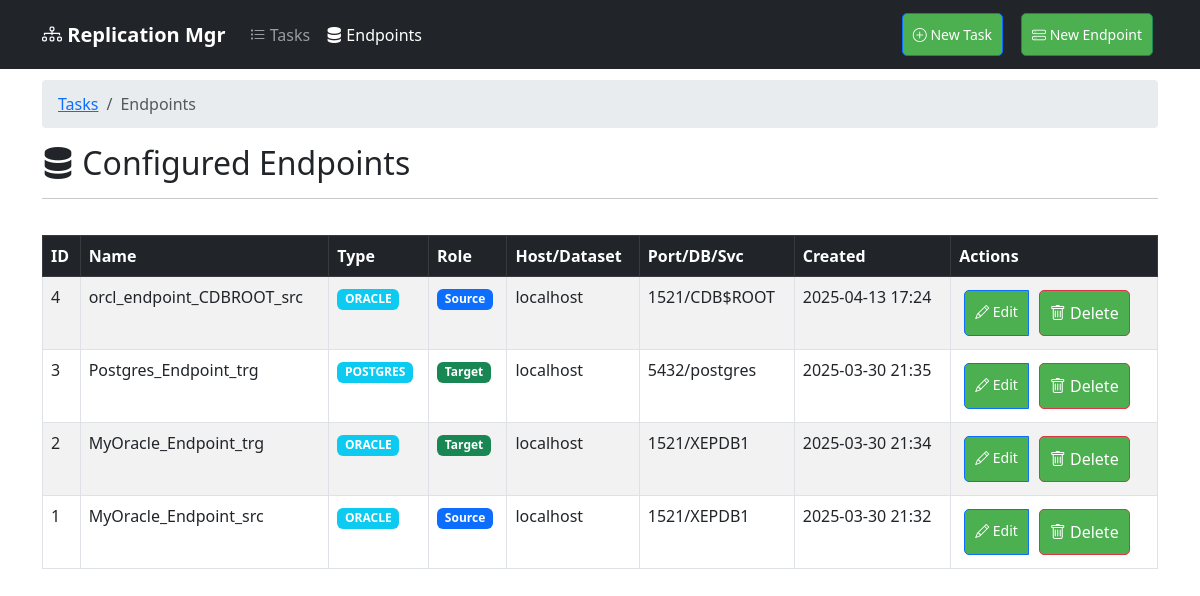
The app's page /endpoints, older data.
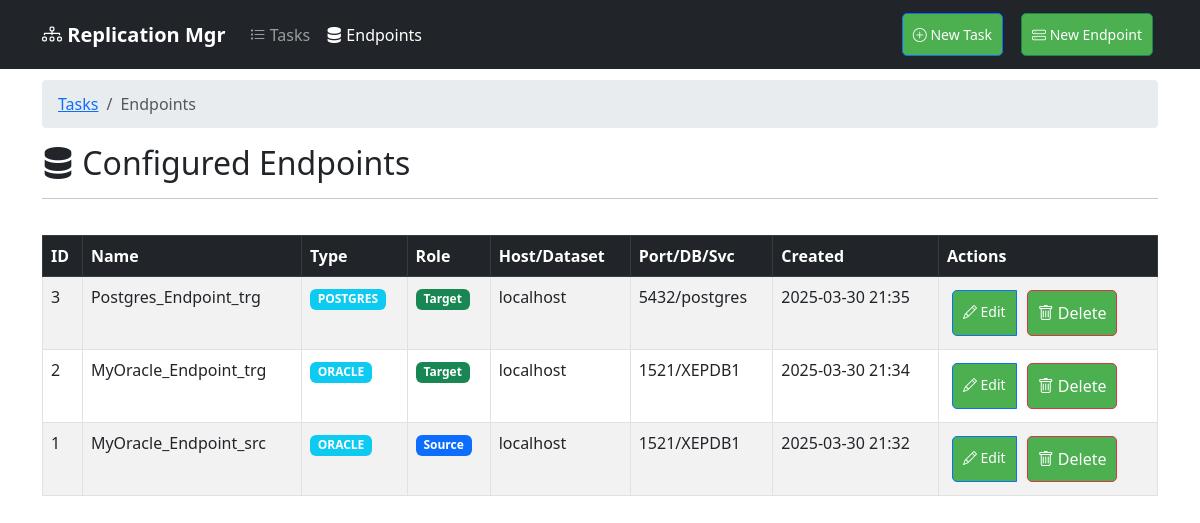
The same page, newer data.
### app/models/endpoint.py (models this page shows, shortened)
class Endpoint(db.Model):
    id = db.Column(db.Integer, primary_key=True)
    name = db.Column(db.String(100), nullable=False)
    type = db.Column(db.String(20), nullable=False)  # oracle, mysql, bigquery
    username = db.Column(db.String(100), nullable=False)
    password = db.Column(db.String(100), nullable=False)
    host = db.Column(db.String(100))  # For oracle/mysql
    port = db.Column(db.Integer)  # For oracle/mysql
    service_name = db.Column(db.String(100))  # For oracle
    dataset = db.Column(db.String(100))  # For bigquery
    credentials_json = db.Column(db.Text)  # For bigquery
    database = db.Column(db.String(100))  # For mysql
    created_at = db.Column(db.DateTime, default=db.func.now())
    target_schema = db.Column(db.String(100))  # New field for target schema
    endpoint_type = db.Column(db.String(20), nullable=False, default='source')  # source or target

### app/web/routes.py (the view)
@bp.route('/endpoints')
def list_endpoints():
    endpoints = Endpoint.query.order_by(Endpoint.created_at.desc()).all()
    breadcrumbs = [
        {'url': url_for('web.dashboard'), 'text': 'Tasks'},
        {'url': None, 'text': 'Endpoints'}
    ]
    return render_template('endpoints.html', endpoints=endpoints, breadcrumbs=breadcrumbs, current_page='endpoints')

### app/web/templates/endpoints.html (shortened to what this page needs)
{% extends "base.html" %}
{% block content %}
    {% if breadcrumbs %}
    <nav aria-label="breadcrumb" class="mt-3">
      <ol class="breadcrumb">
        {% for crumb in breadcrumbs %}
          {% if crumb.url %}
            <li class="breadcrumb-item"><a href="{{ crumb.url }}">{{ crumb.text }}</a></li>
          {% else %}
            <li class="breadcrumb-item active" aria-current="page">{{ crumb.text }}</li>
          {% endif %}
        {% endfor %}
      </ol>
    </nav>
    {% endif %}
    <h2><i class="bi bi-server"></i> Configured Endpoints</h2>
    <hr>
    <div class="table-responsive mb-4">
        <table class="table table-striped table-hover table-bordered">
            <thead class="table-dark">
                <tr>
                    <th>ID</th>
                    <th>Name</th>
                    <th>Type</th>
                    <th>Role</th>
                    <th>Host/Dataset</th>
                    <th>Port/DB/Svc</th>
                    <th>Created</th>
                    <th>Actions</th>
                </tr>
            </thead>
            <tbody>
                {% for endpoint in endpoints %}
                <tr>
                    <td>{{ endpoint.id }}</td>
                    <td>{{ endpoint.name }}</td>
                    <td><span class="badge bg-info">{{ endpoint.type | upper }}</span></td>
                    <td>
                        {% if endpoint.endpoint_type == 'source' %}
                        <span class="badge bg-primary">Source</span>
                        {% elif endpoint.endpoint_type == 'target' %}
                        <span class="badge bg-success">Target</span>
                        {% else %}
                        <span class="badge bg-secondary">{{ endpoint.endpoint_type }}</span>
                        {% endif %}
                    </td>
                    <td>
                        {% if endpoint.type == 'bigquery' %} {{ endpoint.dataset }}
                        {% else %} {{ endpoint.host }} {% endif %}
                    </td>
                     <td>
                        {% if endpoint.type == 'oracle' %} {{ endpoint.port }}/{{ endpoint.service_name }}
                        {% elif endpoint.type == 'postgres' %} {{ endpoint.port }}/{{ endpoint.database }}
                        {% elif endpoint.type == 'mysql' %} {{ endpoint.port }}/{{ endpoint.database }}
                        {% else %} -- {% endif %}
                    </td>
                    <td>{{ endpoint.created_at.strftime('%Y-%m-%d %H:%M') if endpoint.created_at else '--'}}</td>
                    <td>
                        <div class="btn-group btn-group-sm">
                            <a href="{{ url_for('web.edit_endpoint', endpoint_id=endpoint.id) }}"
                               class="btn btn-outline-primary"><i class="bi bi-pencil"></i> Edit</a>
                            <form action="{{ url_for('web.delete_endpoint', endpoint_id=endpoint.id) }}" method="POST" style="display:inline;" onsubmit="return confirm('Are you sure you want to delete endpoint \'{{ endpoint.name }}\'? Tasks using it will fail.');">
                                <button type="submit" class="btn btn-outline-danger"><i class="bi bi-trash"></i> Delete</button>
                            </form>
                        </div>
                    </td>
                </tr>
                {% else %}
                <tr>
                    <td colspan="8" class="text-center">No configured endpoints found. Click "New Endpoint" to create one.</td>
                </tr>
                {% endfor %}
            </tbody>
        </table>
    </div>
{% endblock %}

### app/web/templates/base.html (shortened to what this page needs)
<!DOCTYPE html>
<html lang="en">
<head>
    <link href="https://cdn.jsdelivr.net/npm/bootstrap@5.3.0/dist/css/bootstrap.min.css" rel="stylesheet">
    <link rel="stylesheet" href="https://cdn.jsdelivr.net/npm/bootstrap-icons@1.11.3/font/bootstrap-icons.min.css">
    <link rel="stylesheet" href="{{ url_for('static', filename='css/dashboard.css') }}">
</head>
<body>
    <nav class="navbar navbar-expand-lg navbar-dark bg-dark fixed-top">
        <div class="container">
            <a class="navbar-brand" href="{{ url_for('web.dashboard') }}"><i class="bi bi-diagram-3"></i> Replication Mgr</a>
            <div class="collapse navbar-collapse" id="navbarNav">
                <ul class="navbar-nav me-auto mb-2 mb-lg-0">
                    <li class="nav-item">
                        <a class="nav-link {% if current_page == 'tasks' %}active{% endif %}" aria-current="page" href="{{ url_for('web.dashboard') }}"><i class="bi bi-list-task"></i> Tasks</a>
                    </li>
                    <li class="nav-item">
                        <a class="nav-link {% if current_page == 'endpoints' %}active{% endif %}" href="{{ url_for('web.list_endpoints') }}"><i class="bi bi-server"></i> Endpoints</a>
                    </li>
                </ul>
                <div class="d-flex gap-2">
                     <a href="{{ url_for('web.create_task') }}" class="btn btn-primary btn-sm">
                         <i class="bi bi-plus-circle"></i> New Task
                     </a>
                     <a href="{{ url_for('web.create_endpoint') }}" class="btn btn-success btn-sm">
                         <i class="bi bi-hdd-stack"></i> New Endpoint
                     </a>
                 </div>
            </div>
        </div>
    </nav>
    <main class="container mt-4">
        {% block content %}{% endblock %}
    </main>
</body>
</html>

### app/static/css/dashboard.css (style rules this page uses)
.btn { background: #4CAF50; color: white; padding: 10px; border-radius: 5px; text-decoration: none; margin: 5px; }
table { width: 100%; margin-top: 20px; border-collapse: collapse; }
th, td { padding: 12px; text-align: left; border-bottom: 1px solid #ddd; }

### app/web/templates/base.html (style rules this page uses)
body { padding-top: 56px; padding-bottom: 20px; }
.navbar-brand { font-weight: bold; }
.nav-link.active { font-weight: 500; }
.breadcrumb { background-color: #e9ecef; padding: 0.75rem 1rem; border-radius: 0.25rem; margin-bottom: 1rem; }

Row changes from the older to the newer data that the page shows:
removed Endpoint: id "4", name "orcl_endpoint_CDBROOT_src", type "ORACLE", endpoint_type "Source", host "localhost", port "1521", service_name "CDB$ROOT", created_at "2025-04-13 17:24"
